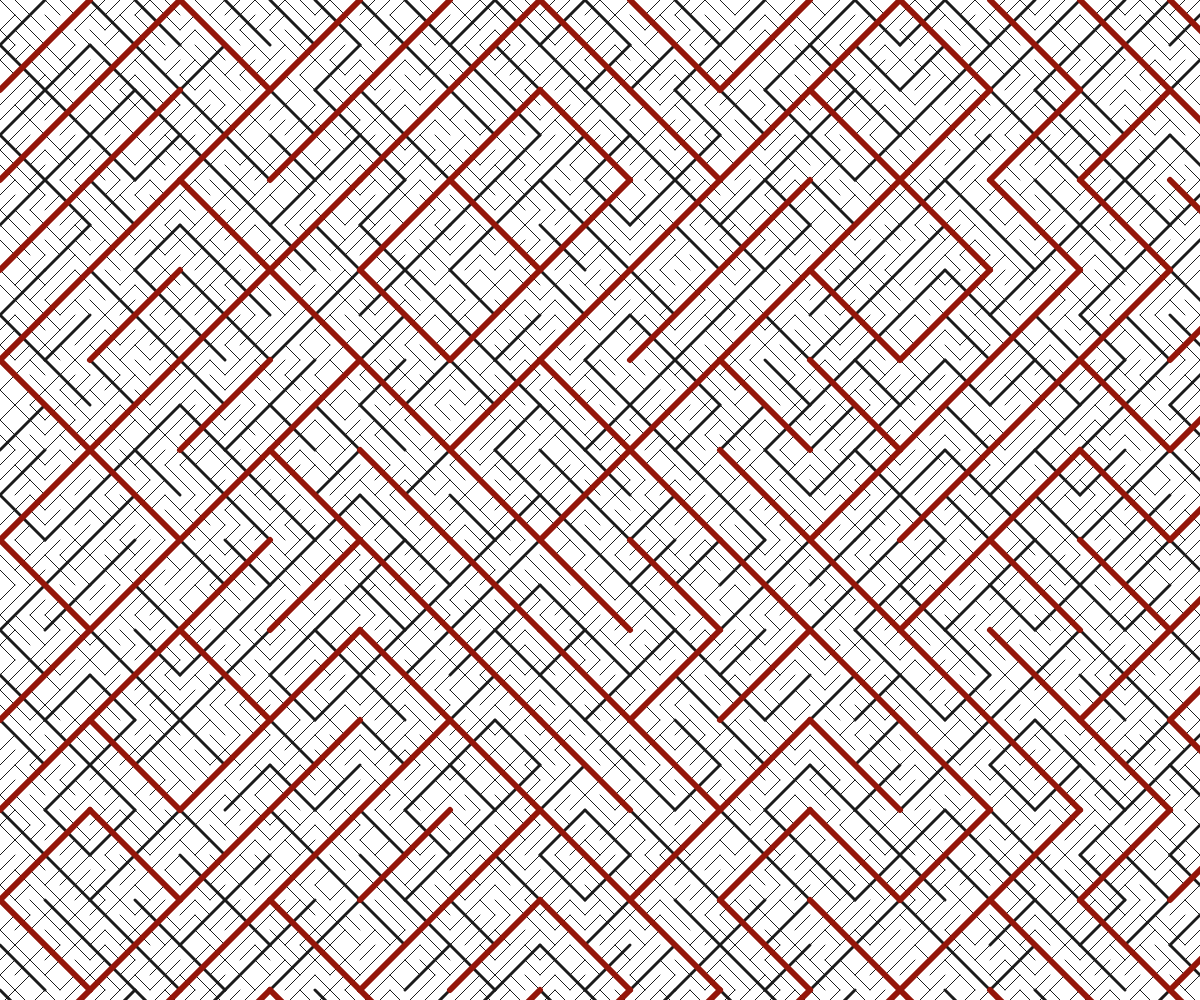
Frame 1 (no input)
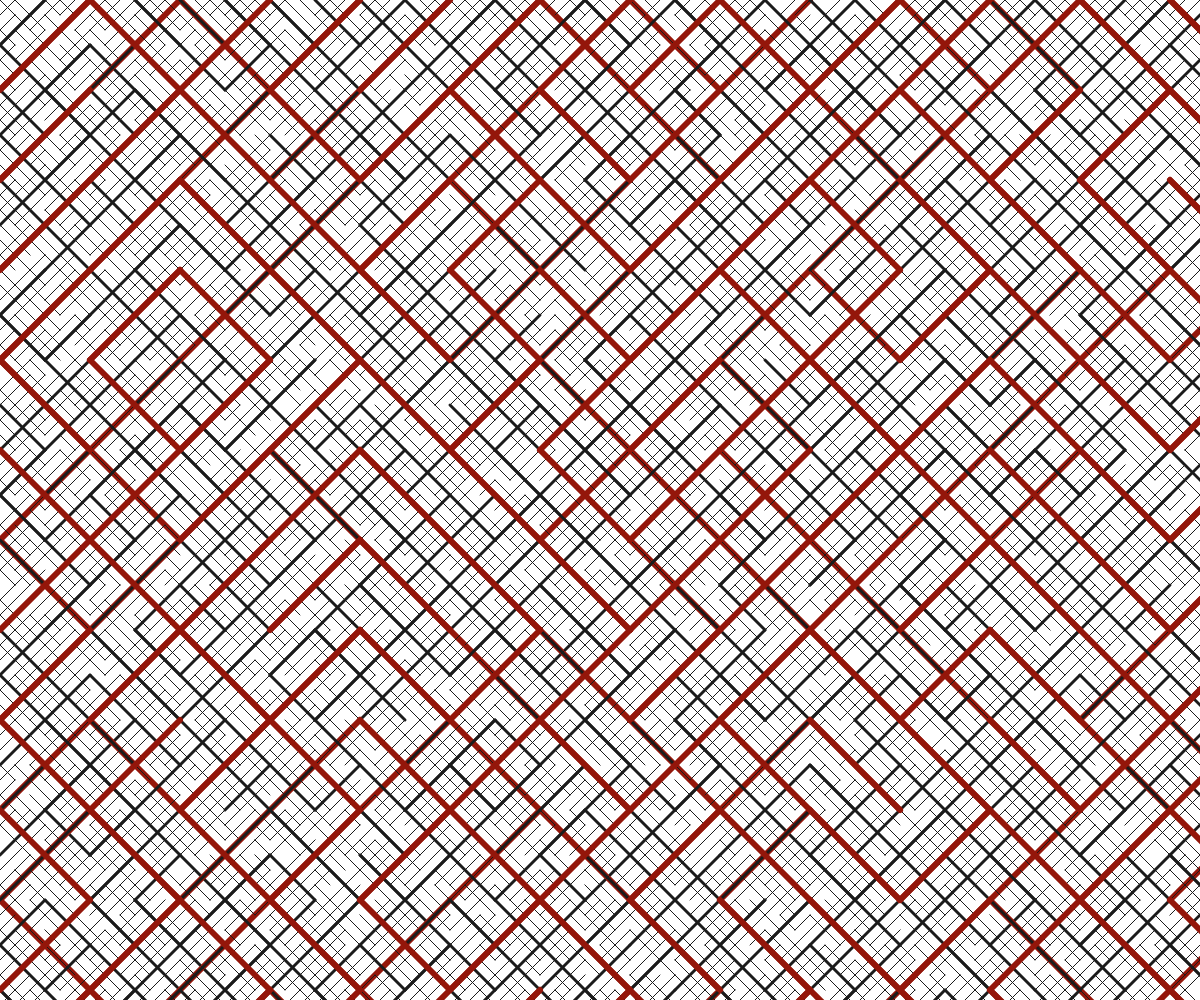
Frame 2 (the mouse pressed at the canvas centre, redrawn once)

The p5.js sketch that drew these frames (run headless with seeded random() and noise() and a simulated clock; the mouse was pressed at the canvas centre and the sketch redrawn once):

// p5.js sketch
// ── sketch.js

function getRandomInt(min, max) {
  return Math.floor(Math.random() * (max - min + 1) + min);
}

var WIDTH = window.innerWidth;
var HEIGHT = window.innerHeight;
var FRAME_RATE = 60;
var DURATION = getRandomInt(15, 30);

function range(start, stop, step) {
  if (typeof stop == 'undefined') {
      // one param defined
      stop = start;
      start = 0;
  }

  if (typeof step == 'undefined') {
      step = 1;
  }

  if ((step > 0 && start >= stop) || (step < 0 && start <= stop)) {
      return [];
  }

  var result = [];
  for (var i = start; step > 0 ? i < stop : i > stop; i += step) {
      result.push(i);
  }

  return result;
};

function setup() {
  WHITE = color(228)
  BLACK = color(27, 27, 27)
  RED = color(148, 22, 10)
  BLUE = color(10, 22, 148)

  drawer_1 = new TiledLinesDrawer(15, 1, BLACK)
  drawer_2 = new TiledLinesDrawer(45, 3)
  drawer_3 = new TiledLinesDrawer(90, 6, RED)

  frameRate(FRAME_RATE);
  createCanvas(WIDTH, HEIGHT);
  strokeCap(ROUND);
}

class TiledLinesDrawer{

  constructor(step, weight, c=null){
    [this.x, this.y] = [0, 0]
    this.step = step
    this.c = c || BLACK
    this.weight = weight
  }

  draw_lines(){
    var new_y = this.y + this.step

    stroke(this.c)
    strokeWeight(this.weight)

    for(var x of range(this.x, width, this.step)){
      for(var y of range(this.y, height, this.step)){
        this.random_line_at(x, y)
      }
    }
  }

  random_line_at(x, y){
    var turn = random(1) > 0.5

    var size = this.step
    if (turn) {
      line(x, y, x + size, y + size)
    } else {
      line(x + size, y, x, y + size)
    }
  }
}

function draw() {
  drawer_1.draw_lines()
  drawer_2.draw_lines()
  drawer_3.draw_lines()
  noLoop();
}
